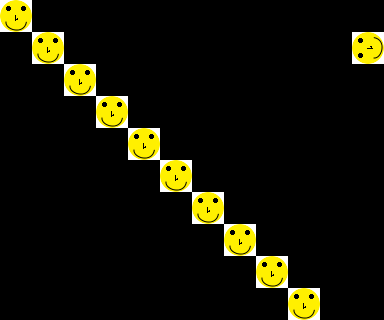

A level layout from a 2D game, rendered from its tile map. Below: a short description, then the map file with tile-grid data replaced by summaries:
An orthogonal 12x10 tile map with 32x32 px tiles, 1 tile layer (Tile Layer 1).

<map version="1.4" tiledversion="1.4.0" orientation="orthogonal" renderorder="right-down" width="12" height="10" tilewidth="32" tileheight="32" infinite="0" nextlayerid="2" nextobjectid="1">
 <tileset firstgid="1" name="basketball" tilewidth="32" tileheight="32" tilecount="2" columns="1">
  <properties>
   <property name="test_property" value="test_value" />
  </properties>
  <image source="icons.png" width="32" height="32" />
  <tile id="0">
   <properties>
    <property name="tile_0_property_name" value="tile_0_property_value" />
   </properties>
  </tile>
  <tile id="1">
   <properties>
    <property name="tile_1_property_name" value="tile_1_property_value" />
   </properties>
  </tile>
 </tileset>
 <layer id="1" name="Tile Layer 1" width="12" height="10">
  <data>[120 cells, 11 non-empty, 1 distinct tile ids]</data>
 </layer>
</map>
